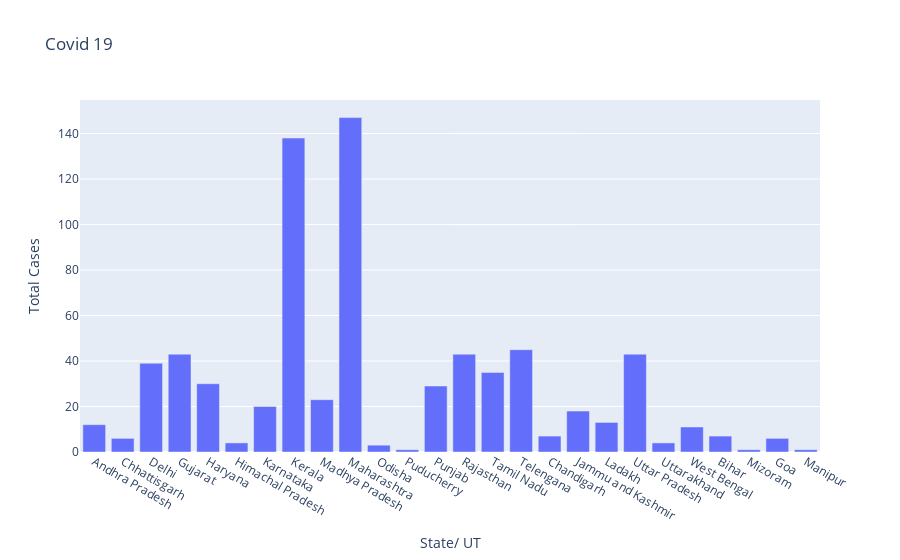

The notebook cell this image was saved under:
### Code cell
#using plotly

fig= go.Figure()
fig.add_trace(go.Bar(x= df['Name of State / UT'], y=df['Total Cases']))
fig.update_layout(title= 'Covid 19', xaxis= dict(title= 'State/ UT'), yaxis= dict(title= 'Total Cases'))

### Figure 1 — Plotly figure (JSON) as saved in the notebook; plotly's stock layout.template omitted (floating-point values rounded to 4 significant figures)
{"data": [{"type": "bar", "x": ["Andhra Pradesh", "Chhattisgarh", "Delhi", "Gujarat", "Haryana", "Himachal Pradesh", "Karnataka", "Kerala", "Madhya Pradesh", "Maharashtra", "Odisha", "Puducherry", "Punjab", "Rajasthan", "Tamil Nadu", "Telengana", "Chandigarh", "Jammu and Kashmir", "Ladakh", "Uttar Pradesh", "Uttarakhand", "West Bengal", "Bihar", "Mizoram", "Goa", "Manipur"], "y": [12, 6, 39, 43, 30, 4, 20, 138, 23, 147, 3, 1, 29, 43, 35, 45, 7, 18, 13, 43, 4, 11, 7, 1, 6, 1]}], "layout": {"title": {"text": "Covid 19"}, "xaxis": {"title": {"text": "State/ UT"}}, "yaxis": {"title": {"text": "Total Cases"}}}}
